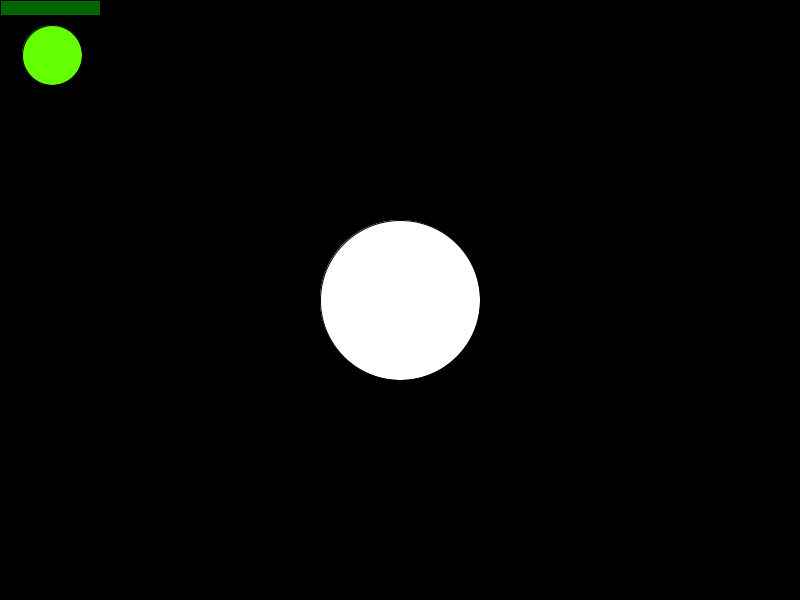
Frame 1 (no input)
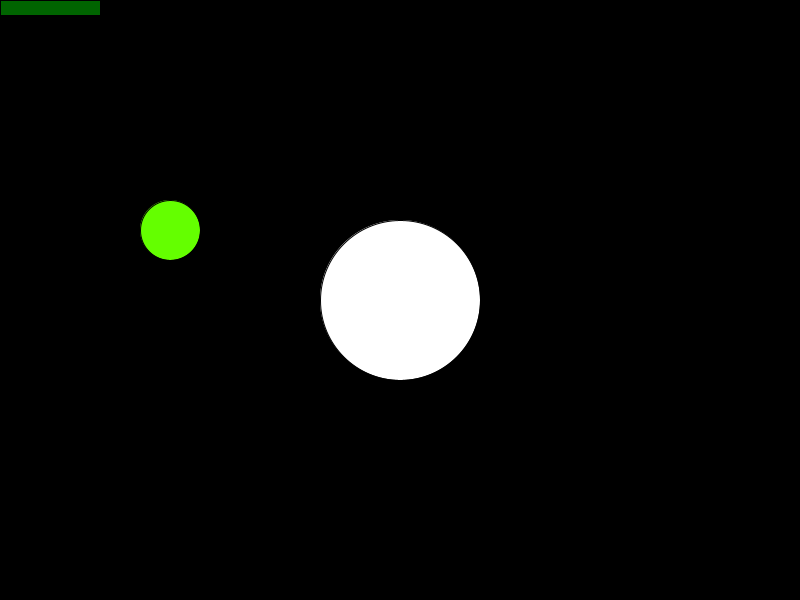
Frame 60 (the mouse pressed at the canvas centre just before this capture)
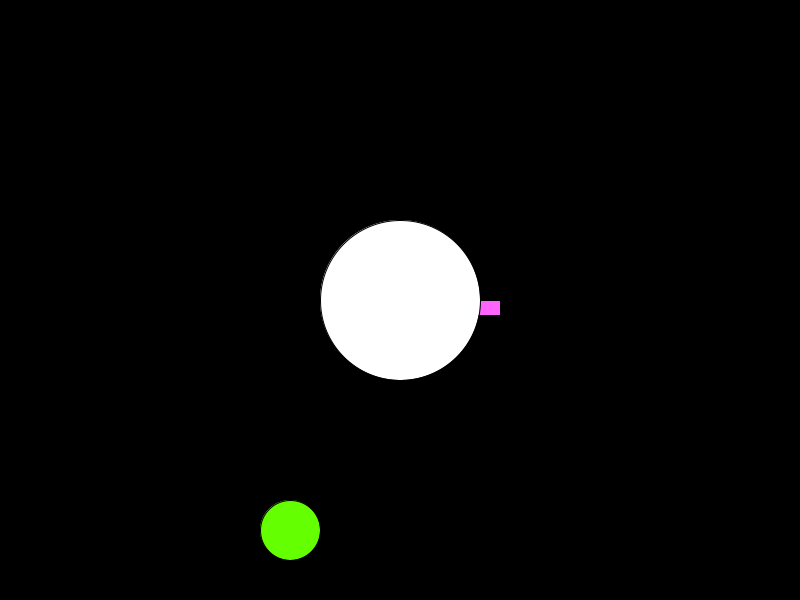
Frame 120 (the mouse held since frame 60 and released just before this capture)

The Processing sketch that drew these frames (run headless with seeded random() and noise(); from frame 60 on, the mouse is pressed at the canvas centre):

// Processing sketch: week4_bouncy_button
// ── week4_bouncy_button.pde
float x1;
float y1;
float x2;
float y2;
float r1;
float r2;
float speedX;
float speedY;

int R = 100;
int G = 255;
int B = 0;
int chgR = 25;
int chgG = -55;
int chgB = 55;
//int bH = 10;
//int bW = 50;
//int b1x = 150;
//int b1y = 200;
//int b2x = 700;
//int b2y = 450;
//int b3x = 600;
//int b3y = 110;

boolean button = false;
boolean moving = true;
//boolean brick1 = true;
//boolean brick2 = true;
//boolean brick3 = true;


void setup() { 
  size(800, 600); 

  x1 = 400;
  y1 = 300;
  x2 = 50;
  y2 = 50;
  r1 = 80;
  r2 = 30;
  speedX = 2;
  speedY = 5;
} 


void draw() {
  background(0);
  
  
 
fill(mouseX,100,mouseY);
rect(mouseX,mouseY,100,15);


//big circle
  if ((dist(mouseX, mouseY, x1, y1)<r1)||(dist(x1, y1, x2, y2)<=r1+r2)) {
    button = true;
  } else {
    button = false;
  }

/*if(brick1==true){
  fill(255,100,100);
  rect(b1x,b1y,bW,bH);}

if(brick2==true){
  rect(b2x,b2y,bW,bH);}
  
  if(brick3==true){
  rect(b3x,b3y,bW,bH);}
  */
  
  if (button==true) {
    if (mousePressed) {
      fill(255);
    } else {
      fill(255, 200, 200);
    }
  } else {
    fill(255);
  }
  
  ellipse(x1, y1, r1*2, r1*2);

//small circle
if (moving == true) {
  x2+=speedX;
  y2+=speedY;
}
  if ((x2<30)||(x2>width)) {
    speedX*=-1;
  }
  if ((mouseX<x2)&&(x2<mouseX+100)&&(y2>mouseY-r2)){
     speedX*=1;
   speedY*=-1;}
     
  if (y2<30) {
    speedY*=-1;
  }

  if (dist(x1, y1, x2, y2)<(r1+r2)) {
    speedX *= -1;
    speedY *= -1;
   
   //if(dist(x2,y2,b1x+0.5*bW,b1y+0.5*bH)<r2)
//{ brick1=false;}
   
    
    if (R<0||R>255) {
      chgR*=-1;
    }
     if (G<0||G>255) {
      chgG*=-1;
    }
     if (B<0||B>255) {
      chgB*=-1;
    
    } 
      R+=chgR;
       G+=chgG;
        B+=chgB;
    
    
  }
    //if((x2==b1x)&&(y1==b1y)){
     // brick1=false;}



  fill(R, G, B);
  ellipse(x2, y2, 2*r2, 2*r2);
}


void mousePressed() {
  if (button == true) {
  
    
    if (R<0||R>255) {
      chgR*=-1;
    }
     if (G<0||G>255) {
      chgG*=-1;
    }
     if (B<0||B>255) {
      chgB*=-1;
    
    } 
      R+=chgR;
       G+=chgG;
        B+=chgB;
    }
    


}

void keyPressed(){
moving = !moving;


}
